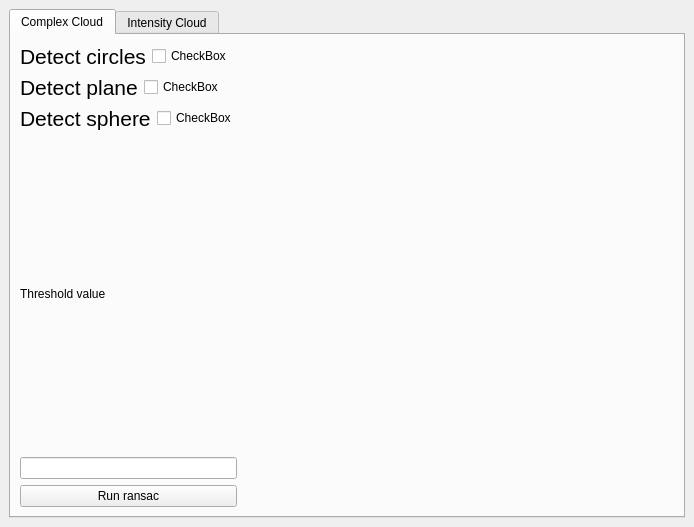
<?xml version="1.0" encoding="UTF-8"?>
<ui version="4.0">
 <class>PCLViewer</class>
 <widget class="QMainWindow" name="PCLViewer">
  <property name="geometry">
   <rect>
    <x>0</x>
    <y>0</y>
    <width>694</width>
    <height>527</height>
   </rect>
  </property>
  <property name="minimumSize">
   <size>
    <width>0</width>
    <height>0</height>
   </size>
  </property>
  <property name="maximumSize">
   <size>
    <width>5000</width>
    <height>5000</height>
   </size>
  </property>
  <property name="windowTitle">
   <string>PCLViewer</string>
  </property>
  <widget class="QWidget" name="centralwidget">
   <layout class="QHBoxLayout" name="horizontalLayout_5">
    <item>
     <widget class="QTabWidget" name="tabWidget">
      <property name="currentIndex">
       <number>0</number>
      </property>
      <widget class="QWidget" name="tab">
       <attribute name="title">
        <string>Complex Cloud</string>
       </attribute>
       <layout class="QHBoxLayout" name="horizontalLayout_6">
        <item>
         <layout class="QVBoxLayout" name="verticalLayout_5">
          <item>
           <layout class="QHBoxLayout" name="horizontalLayout">
            <item>
             <layout class="QVBoxLayout" name="verticalLayout">
              <item>
               <widget class="QLabel" name="label_5">
                <property name="font">
                 <font>
                  <pointsize>16</pointsize>
                  <weight>50</weight>
                  <italic>false</italic>
                  <bold>false</bold>
                 </font>
                </property>
                <property name="text">
                 <string>Detect circles</string>
                </property>
               </widget>
              </item>
             </layout>
            </item>
            <item>
             <widget class="QCheckBox" name="detectCircles">
              <property name="text">
               <string>CheckBox</string>
              </property>
             </widget>
            </item>
           </layout>
          </item>
          <item>
           <layout class="QHBoxLayout" name="horizontalLayout_2">
            <item>
             <layout class="QVBoxLayout" name="verticalLayout_2">
              <item>
               <widget class="QLabel" name="label_2">
                <property name="font">
                 <font>
                  <pointsize>16</pointsize>
                  <weight>50</weight>
                  <italic>false</italic>
                  <bold>false</bold>
                 </font>
                </property>
                <property name="text">
                 <string>Detect plane</string>
                </property>
               </widget>
              </item>
             </layout>
            </item>
            <item>
             <widget class="QCheckBox" name="detectPlane">
              <property name="text">
               <string>CheckBox</string>
              </property>
             </widget>
            </item>
           </layout>
          </item>
          <item>
           <layout class="QHBoxLayout" name="horizontalLayout_3">
            <item>
             <layout class="QVBoxLayout" name="verticalLayout_3">
              <item>
               <widget class="QLabel" name="label_3">
                <property name="font">
                 <font>
                  <pointsize>16</pointsize>
                  <weight>50</weight>
                  <italic>false</italic>
                  <bold>false</bold>
                 </font>
                </property>
                <property name="text">
                 <string>Detect sphere</string>
                </property>
               </widget>
              </item>
             </layout>
            </item>
            <item>
             <widget class="QCheckBox" name="detectSphere">
              <property name="text">
               <string>CheckBox</string>
              </property>
             </widget>
            </item>
           </layout>
          </item>
          <item>
           <widget class="QLabel" name="label">
            <property name="text">
             <string>Threshold value</string>
            </property>
           </widget>
          </item>
          <item>
           <widget class="QLineEdit" name="thresholdValue"/>
          </item>
          <item>
           <widget class="QPushButton" name="ransacButton">
            <property name="text">
             <string>Run ransac</string>
            </property>
           </widget>
          </item>
         </layout>
        </item>
        <item>
         <widget class="QVTKWidget" name="qvtkWidget" native="true">
          <property name="sizePolicy">
           <sizepolicy hsizetype="Maximum" vsizetype="Maximum">
            <horstretch>1</horstretch>
            <verstretch>1</verstretch>
           </sizepolicy>
          </property>
          <property name="minimumSize">
           <size>
            <width>100</width>
            <height>100</height>
           </size>
          </property>
          <property name="maximumSize">
           <size>
            <width>999999</width>
            <height>999999</height>
           </size>
          </property>
          <property name="sizeIncrement">
           <size>
            <width>1</width>
            <height>1</height>
           </size>
          </property>
         </widget>
        </item>
       </layout>
      </widget>
      <widget class="QWidget" name="tab_2">
       <attribute name="title">
        <string>Intensity Cloud</string>
       </attribute>
       <layout class="QHBoxLayout" name="horizontalLayout_11">
        <item>
         <layout class="QVBoxLayout" name="verticalLayout_6">
          <item>
           <layout class="QHBoxLayout" name="horizontalLayout_7">
            <item>
             <layout class="QVBoxLayout" name="verticalLayout_7">
              <item>
               <widget class="QLabel" name="label_6">
                <property name="font">
                 <font>
                  <pointsize>16</pointsize>
                  <weight>50</weight>
                  <italic>false</italic>
                  <bold>false</bold>
                 </font>
                </property>
                <property name="text">
                 <string>Filter settings</string>
                </property>
               </widget>
              </item>
              <item>
               <widget class="QLabel" name="label_7">
                <property name="font">
                 <font>
                  <pointsize>16</pointsize>
                  <weight>50</weight>
                  <italic>false</italic>
                  <bold>false</bold>
                 </font>
                </property>
                <property name="text">
                 <string>Window Size</string>
                </property>
               </widget>
              </item>
              <item>
               <widget class="QSlider" name="horizontalSlider_R_2">
                <property name="maximum">
                 <number>255</number>
                </property>
                <property name="value">
                 <number>128</number>
                </property>
                <property name="orientation">
                 <enum>Qt::Horizontal</enum>
                </property>
               </widget>
              </item>
             </layout>
            </item>
            <item>
             <widget class="QLCDNumber" name="lcdNumber_R_2">
              <property name="digitCount">
               <number>3</number>
              </property>
              <property name="segmentStyle">
               <enum>QLCDNumber::Flat</enum>
              </property>
              <property name="intValue" stdset="0">
               <number>128</number>
              </property>
             </widget>
            </item>
           </layout>
          </item>
          <item>
           <layout class="QHBoxLayout" name="horizontalLayout_8">
            <item>
             <layout class="QVBoxLayout" name="verticalLayout_8">
              <item>
               <widget class="QLabel" name="label_8">
                <property name="font">
                 <font>
                  <pointsize>16</pointsize>
                  <weight>50</weight>
                  <italic>false</italic>
                  <bold>false</bold>
                 </font>
                </property>
                <property name="text">
                 <string>Slope</string>
                </property>
               </widget>
              </item>
              <item>
               <widget class="QSlider" name="horizontalSlider_G_2">
                <property name="maximum">
                 <number>255</number>
                </property>
                <property name="value">
                 <number>128</number>
                </property>
                <property name="orientation">
                 <enum>Qt::Horizontal</enum>
                </property>
               </widget>
              </item>
             </layout>
            </item>
            <item>
             <widget class="QLCDNumber" name="lcdNumber_G_2">
              <property name="digitCount">
               <number>3</number>
              </property>
              <property name="segmentStyle">
               <enum>QLCDNumber::Flat</enum>
              </property>
              <property name="intValue" stdset="0">
               <number>128</number>
              </property>
             </widget>
            </item>
           </layout>
          </item>
          <item>
           <layout class="QHBoxLayout" name="horizontalLayout_9">
            <item>
             <layout class="QVBoxLayout" name="verticalLayout_9">
              <item>
               <widget class="QLabel" name="label_9">
                <property name="font">
                 <font>
                  <pointsize>16</pointsize>
                  <weight>50</weight>
                  <italic>false</italic>
                  <bold>false</bold>
                 </font>
                </property>
                <property name="text">
                 <string>Initial distance</string>
                </property>
               </widget>
              </item>
              <item>
               <widget class="QSlider" name="horizontalSlider_B_2">
                <property name="maximum">
                 <number>255</number>
                </property>
                <property name="value">
                 <number>128</number>
                </property>
                <property name="orientation">
                 <enum>Qt::Horizontal</enum>
                </property>
               </widget>
              </item>
             </layout>
            </item>
            <item>
             <widget class="QLCDNumber" name="lcdNumber_B_2">
              <property name="digitCount">
               <number>3</number>
              </property>
              <property name="segmentStyle">
               <enum>QLCDNumber::Flat</enum>
              </property>
              <property name="intValue" stdset="0">
               <number>128</number>
              </property>
             </widget>
            </item>
           </layout>
          </item>
          <item>
           <layout class="QHBoxLayout" name="horizontalLayout_10">
            <item>
             <layout class="QVBoxLayout" name="verticalLayout_10">
              <item>
               <widget class="QLabel" name="label_10">
                <property name="font">
                 <font>
                  <pointsize>16</pointsize>
                  <weight>50</weight>
                  <italic>false</italic>
                  <bold>false</bold>
                 </font>
                </property>
                <property name="text">
                 <string>Max distance</string>
                </property>
               </widget>
              </item>
              <item>
               <widget class="QSlider" name="horizontalSlider_p_2">
                <property name="minimum">
                 <number>1</number>
                </property>
                <property name="maximum">
                 <number>6</number>
                </property>
                <property name="value">
                 <number>2</number>
                </property>
                <property name="orientation">
                 <enum>Qt::Horizontal</enum>
                </property>
               </widget>
              </item>
             </layout>
            </item>
            <item>
             <widget class="QLCDNumber" name="lcdNumber_p_2">
              <property name="digitCount">
               <number>1</number>
              </property>
              <property name="segmentStyle">
               <enum>QLCDNumber::Flat</enum>
              </property>
              <property name="intValue" stdset="0">
               <number>2</number>
              </property>
             </widget>
            </item>
           </layout>
          </item>
          <item>
           <widget class="QPushButton" name="pushButton_random_2">
            <property name="text">
             <string>Filter ground</string>
            </property>
           </widget>
          </item>
         </layout>
        </item>
       </layout>
      </widget>
     </widget>
    </item>
   </layout>
  </widget>
  <widget class="QMenuBar" name="menuBar">
   <property name="geometry">
    <rect>
     <x>0</x>
     <y>0</y>
     <width>694</width>
     <height>23</height>
    </rect>
   </property>
  </widget>
 </widget>
 <customwidgets>
  <customwidget>
   <class>QVTKWidget</class>
   <extends>QWidget</extends>
   <header>QVTKWidget.h</header>
  </customwidget>
 </customwidgets>
 <resources/>
 <connections/>
</ui>
